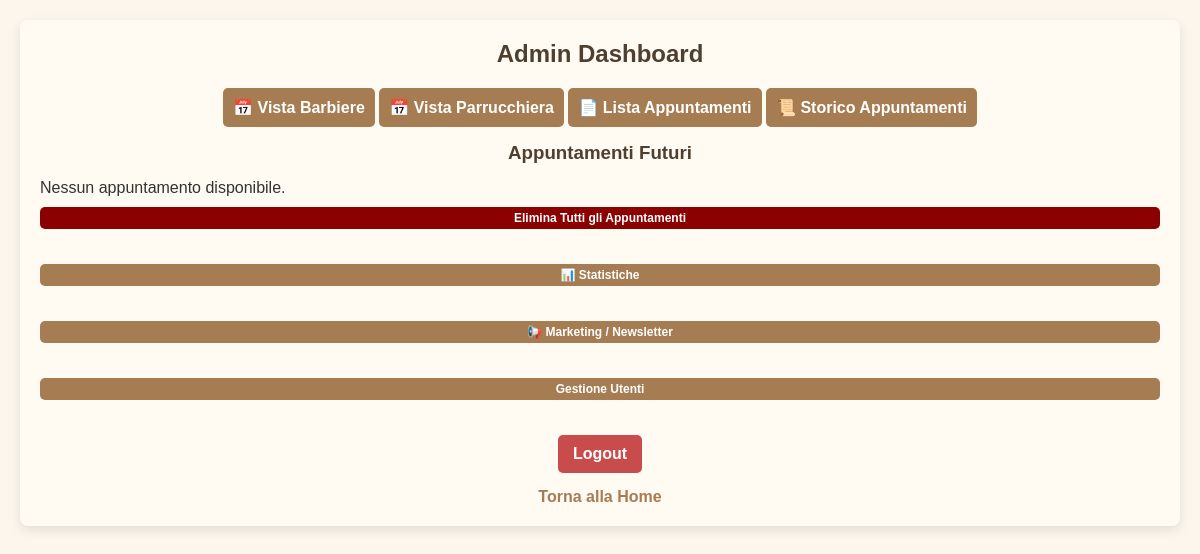
The page /admin_dashboard (signed in) on the database as committed earlier.
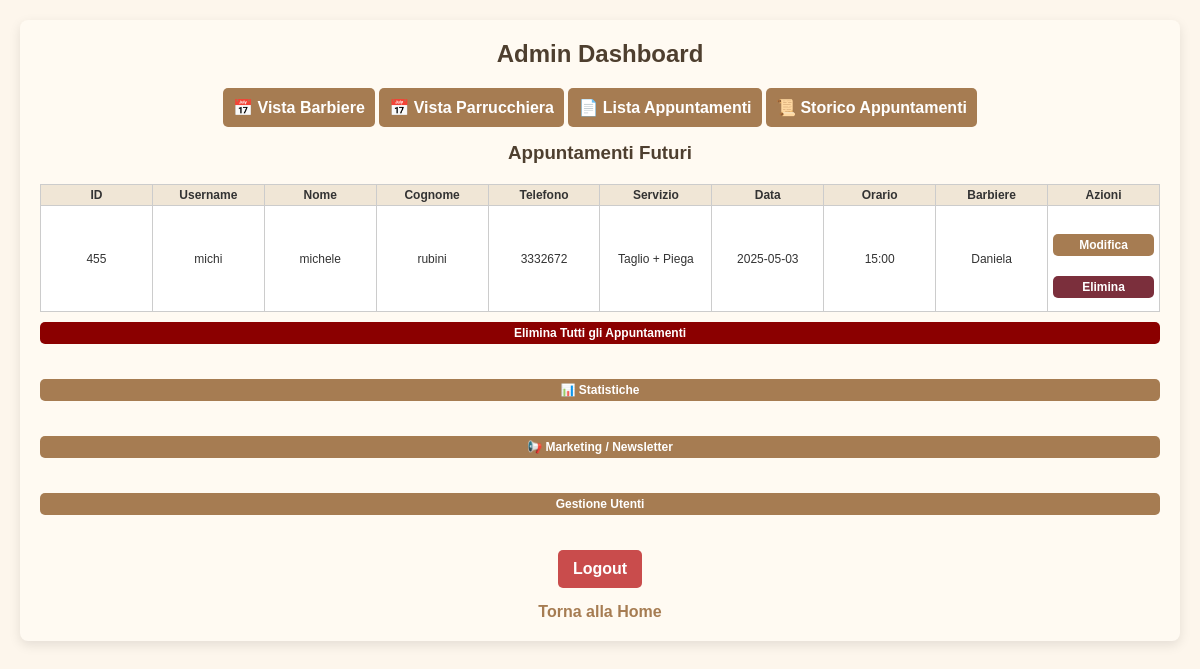
The same page on the database as committed later.
### tables this page shows
CREATE TABLE appointments (
            id INTEGER PRIMARY KEY AUTOINCREMENT,
            user_id INTEGER NOT NULL,
            service TEXT NOT NULL,
            date TEXT NOT NULL,
            time TEXT NOT NULL, barber TEXT NOT NULL DEFAULT 'Mattia', tipo TEXT DEFAULT 'barbiere',
            FOREIGN KEY (user_id) REFERENCES users(id)
        );

CREATE TABLE users (
            id INTEGER PRIMARY KEY AUTOINCREMENT,
            username TEXT NOT NULL UNIQUE,
            password TEXT NOT NULL
        , name TEXT NOT NULL DEFAULT 'NOME', surname TEXT NOT NULL DEFAULT 'COGNOME', phone TEXT NOT NULL DEFAULT '0000000000', email TEXT, newsletter_optin INTEGER DEFAULT 0);

### app.py (the view)
@app.route('/admin_dashboard')
def admin_dashboard():
    if 'admin' not in session:
        return redirect(url_for('login_admin'))
    conn = sqlite3.connect('bookings.db')
    cursor = conn.cursor()
    today = datetime.now().strftime("%Y-%m-%d")
    conn.commit()
    cursor.execute("""
        SELECT appointments.id, users.username, users.name, users.surname, users.phone,
               appointments.service, appointments.date, appointments.time, appointments.barber
        FROM appointments
        JOIN users ON appointments.user_id = users.id
        WHERE appointments.date >= ?
        ORDER BY DATE(appointments.date), TIME(appointments.time)
    """, (today,))
    appointments = cursor.fetchall()
    conn.close()
    return render_template('admin_dashboard.html', appointments=appointments)

### templates/admin_dashboard.html (shortened to what this page needs)
<!DOCTYPE html>
<html lang="it">
<head>
  <link rel="stylesheet" href="{{ url_for('static', filename='style.css') }}">
</head>
<body>
  <div class="container">
    <h2>Admin Dashboard</h2>
    <div class="view-toggle">
      <button onclick="showCalendarView()">📅 Vista Barbiere</button>
      <button onclick="location.href='{{ url_for('admin_hourly_calendar') }}'">📅 Vista Parrucchiera</button>
      <button onclick="showListView()">📄 Lista Appuntamenti</button>
      <button onclick="location.href='{{ url_for('admin_history') }}'">📜 Storico Appuntamenti</button>
    </div>
    <div id="list-view" class="list-view active-view">
      <h3>Appuntamenti Futuri</h3>
      {% if appointments %}
        <table>
          <thead>
            <tr>
              <th>ID</th>
              <th>Username</th>
              <th>Nome</th>
              <th>Cognome</th>
              <th>Telefono</th>
              <th>Servizio</th>
              <th>Data</th>
              <th>Orario</th>
              <th>Barbiere</th>
              <th>Azioni</th>
            </tr>
          </thead>
          <tbody>
            {% for appointment in appointments %}
              <tr>
                <td>{{ appointment[0] }}</td>
                <td>{{ appointment[1] }}</td>
                <td>{{ appointment[2] }}</td>
                <td>{{ appointment[3] }}</td>
                <td>{{ appointment[4] }}</td>
                <td>{{ appointment[5] }}</td>
                <td>{{ appointment[6] }}</td>
                <td>{{ appointment[7] }}</td>
                <td>{{ appointment[8] }}</td>
                <td>
                  <a href="{{ url_for('edit_appointment', appointment_id=appointment[0]) }}">
                    <button class="big-btn">Modifica</button>
                  </a>
                  <button class="delete-appointment admin big-btn" data-id="{{ appointment[0] }}" style="background-color: #7b2f3c; color: white;">Elimina</button>
                </td>
              </tr>
            {% endfor %}
          </tbody>
        </table>
      {% else %}
        <p>Nessun appuntamento disponibile.</p>
      {% endif %}
    </div>
    <form action="{{ url_for('delete_all_appointments') }}" method="post" onsubmit="return confirm('Sei sicuro di voler eliminare tutti gli appuntamenti?');">
      <button type="submit" class="big-btn" style="background-color: darkred;">Elimina Tutti gli Appuntamenti</button>
    </form>
    <a href="{{ url_for('admin_stats') }}">
      <button class="big-btn">📊 Statistiche</button>
    </a>
    <a href="{{ url_for('admin_marketing') }}">
      <button class="big-btn" style="margin: 10px 0;">📢 Marketing / Newsletter</button>
    </a>
    <a href="{{ url_for('admin_users') }}">
      <button class="big-btn">Gestione Utenti</button>
    </a>
    <a href="{{ url_for('logout') }}"><button class="logout-btn">Logout</button></a>
    <a href="{{ url_for('index') }}">Torna alla Home</a>
  </div>
</body>
</html>

### static/style.css (style rules this page uses)
* { box-sizing: border-box; margin: 0; padding: 0; }
body { font-family: 'Arial', sans-serif; background-color: #fdf6ec; color: #333; display: flex; flex-direction: column; align-items: center; padding: 20px; }
.container { width: 100%; max-width: 600px; background: #fffaf2; padding: 20px; border-radius: 8px; box-shadow: 0 4px 12px rgba(0, 0, 0, 0.1); margin: 20px 0; }
h1, h2, h3 { text-align: center; color: #4e3f2f; margin-bottom: 15px; }
form { display: flex; flex-direction: column; }
input, select, button { padding: 10px; margin-top: 5px; background-color: #fef9f0; color: #333; border: 1px solid #ccc; border-radius: 5px; font-size: 16px; }
button { background-color: #a67c52; color: #fff; cursor: pointer; font-weight: bold; transition: background-color 0.3s; border: none; }
.big-btn { width: 100%; padding: 15px; font-size: 18px; margin: 10px 0; }
.logout-btn { background-color: #c94c4c; color: white; padding: 10px 15px; font-size: 16px; font-weight: bold; border-radius: 5px; cursor: pointer; transition: background-color 0.3s; border: none; margin-top: 10px; }
a { display: block; text-align: center; margin-top: 15px; text-decoration: none; color: #a67c52; font-weight: bold; }
table { width: 100%; border-collapse: collapse; margin-top: 20px; background-color: #fff; color: #333; }
table, th, td { border: 1px solid #ddd; }
th, td { padding: 10px; text-align: center; }
th { background-color: #f0e6d6; color: #333; }

### templates/admin_dashboard.html (style rules this page uses)
.container { max-width: 1400px; margin: auto; padding: 20px; }
.view-toggle { margin: 15px 0; text-align: center; }
.calendar-view, .list-view { display: none; }
.active-view { display: block; }
table { font-size: 12px; border-collapse: collapse; width: 100%; table-layout: fixed; }
th, td { padding: 3px 5px; text-align: center; border: 1px solid #ccc; overflow: hidden; text-overflow: ellipsis; white-space: nowrap; }
th:nth-child(1), td:nth-child(1) { max-width: 40px; }
th:nth-child(9), td:nth-child(9) { max-width: 120px; }
.big-btn { font-size: 12px; padding: 4px 8px; }

Rows that differ between the two databases and show on the page:
added appointments: id "455", username "michi", name "michele", surname "rubini", phone "3332672", service "Taglio + Piega", date "2025-05-03", time "15:00", barber "Daniela"
Other text that changed with them:
text no longer shown: "Nessun appuntamento disponibile."
text now shown: "ID Username Nome Cognome Telefono Servizio Data Orario Barbiere Azioni"
